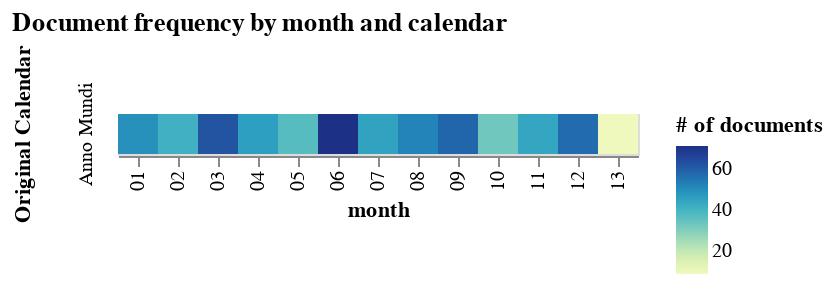

Notebook cell for this chart:
### Markdown cell above
Preserving calendar and date information, we can now do some analysis based on different aspects of these dates. 

For instance, how are the documents distributed over the different months?

### Code cell
import altair as alt

# get numeric month
docs_with_undate['undate_month'] = docs_with_undate.undate_orig.apply(lambda x: x.month)

docs_with_month = docs_with_undate[docs_with_undate.undate_month.notna()]


alt.Chart(docs_with_month[['undate_month', 'pgpid', 'doc_date_calendar']]).mark_rect().encode(
    alt.X('undate_month', title='month'),
    alt.Color('count(pgpid)', title='# of documents')
).facet(
    row=alt.Facet('doc_date_calendar', title="Original Calendar")
).properties(title='Document frequency by month and calendar')

### Figure 1 — Vega-Lite specification as saved in the notebook (floating-point values rounded to 4 significant figures; data arrays with more than 128 entries replaced by an {"elided": "..."} marker saying what was removed)
{"config": {"view": {"continuousWidth": 300, "continuousHeight": 300}}, "data": {"name": "data-25d30e8fd6786ada9cde78ca54b367a1"}, "facet": {"row": {"field": "doc_date_calendar", "title": "Original Calendar", "type": "nominal"}}, "spec": {"mark": {"type": "rect"}, "encoding": {"color": {"aggregate": "count", "field": "pgpid", "title": "# of documents", "type": "quantitative"}, "x": {"field": "undate_month", "title": "month", "type": "nominal"}}}, "title": "Document frequency by month and calendar", "$schema": "https://vega.github.io/schema/vega-lite/v5.20.1.json", "datasets": {"data-25d30e8fd6786ada9cde78ca54b367a1": {"elided": "604 records"}}}
